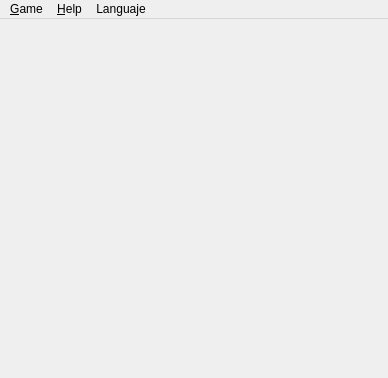
<?xml version="1.0" encoding="UTF-8"?>
<ui version="4.0">
 <class>MainWindow</class>
 <widget class="QMainWindow" name="MainWindow">
  <property name="enabled">
   <bool>true</bool>
  </property>
  <property name="geometry">
   <rect>
    <x>0</x>
    <y>0</y>
    <width>388</width>
    <height>378</height>
   </rect>
  </property>
  <property name="windowTitle">
   <string>KBang Client</string>
  </property>
  <property name="windowIcon">
   <iconset resource="resources/client.qrc">
    <normaloff>:/icons/kbang.png</normaloff>:/icons/kbang.png</iconset>
  </property>
  <property name="autoFillBackground">
   <bool>false</bool>
  </property>
  <property name="styleSheet">
   <string>#mp_centralWidget {
	background-image: url(&quot;data/gfx/misc/bang-artwork.png&quot;);
	background-position: center center;
	background-repeat: no-repeat;

}</string>
  </property>
  <widget class="QWidget" name="mp_centralWidget">
   <property name="autoFillBackground">
    <bool>false</bool>
   </property>
   <property name="styleSheet">
    <string notr="true"/>
   </property>
   <layout class="QGridLayout" name="gridLayout">
    <property name="spacing">
     <number>0</number>
    </property>
    <item row="0" column="0">
     <layout class="QHBoxLayout" name="horizontalLayout_5">
      <property name="spacing">
       <number>0</number>
      </property>
      <item>
       <spacer name="horizontalSpacer_6">
        <property name="orientation">
         <enum>Qt::Horizontal</enum>
        </property>
        <property name="sizeType">
         <enum>QSizePolicy::Preferred</enum>
        </property>
        <property name="sizeHint" stdset="0">
         <size>
          <width>15</width>
          <height>15</height>
         </size>
        </property>
       </spacer>
      </item>
      <item>
       <layout class="QVBoxLayout" name="verticalLayout_5">
        <property name="spacing">
         <number>0</number>
        </property>
        <item>
         <spacer name="verticalSpacer_5">
          <property name="orientation">
           <enum>Qt::Vertical</enum>
          </property>
          <property name="sizeType">
           <enum>QSizePolicy::Preferred</enum>
          </property>
          <property name="sizeHint" stdset="0">
           <size>
            <width>15</width>
            <height>10</height>
           </size>
          </property>
         </spacer>
        </item>
        <item>
         <widget class="client::OpponentWidget" name="mp_opponent2" native="true">
          <property name="sizePolicy">
           <sizepolicy hsizetype="Fixed" vsizetype="Fixed">
            <horstretch>0</horstretch>
            <verstretch>0</verstretch>
           </sizepolicy>
          </property>
          <property name="minimumSize">
           <size>
            <width>0</width>
            <height>0</height>
           </size>
          </property>
         </widget>
        </item>
       </layout>
      </item>
     </layout>
    </item>
    <item row="0" column="1">
     <layout class="QHBoxLayout" name="horizontalLayout_6">
      <property name="spacing">
       <number>0</number>
      </property>
      <item>
       <spacer name="horizontalSpacer_7">
        <property name="orientation">
         <enum>Qt::Horizontal</enum>
        </property>
        <property name="sizeType">
         <enum>QSizePolicy::Preferred</enum>
        </property>
        <property name="sizeHint" stdset="0">
         <size>
          <width>10</width>
          <height>15</height>
         </size>
        </property>
       </spacer>
      </item>
      <item>
       <layout class="QVBoxLayout" name="verticalLayout_6">
        <property name="spacing">
         <number>0</number>
        </property>
        <item>
         <widget class="client::OpponentWidget" name="mp_opponent3" native="true">
          <property name="sizePolicy">
           <sizepolicy hsizetype="Fixed" vsizetype="Fixed">
            <horstretch>0</horstretch>
            <verstretch>0</verstretch>
           </sizepolicy>
          </property>
          <property name="minimumSize">
           <size>
            <width>0</width>
            <height>0</height>
           </size>
          </property>
         </widget>
        </item>
        <item>
         <spacer name="verticalSpacer_6">
          <property name="orientation">
           <enum>Qt::Vertical</enum>
          </property>
          <property name="sizeType">
           <enum>QSizePolicy::Expanding</enum>
          </property>
          <property name="sizeHint" stdset="0">
           <size>
            <width>15</width>
            <height>10</height>
           </size>
          </property>
         </spacer>
        </item>
       </layout>
      </item>
     </layout>
    </item>
    <item row="0" column="2">
     <spacer name="horizontalSpacer_9">
      <property name="orientation">
       <enum>Qt::Horizontal</enum>
      </property>
      <property name="sizeType">
       <enum>QSizePolicy::Maximum</enum>
      </property>
      <property name="sizeHint" stdset="0">
       <size>
        <width>50</width>
        <height>20</height>
       </size>
      </property>
     </spacer>
    </item>
    <item row="0" column="3">
     <layout class="QHBoxLayout" name="horizontalLayout_7">
      <item>
       <layout class="QVBoxLayout" name="verticalLayout_7">
        <item>
         <widget class="client::OpponentWidget" name="mp_opponent4" native="true">
          <property name="sizePolicy">
           <sizepolicy hsizetype="Fixed" vsizetype="Fixed">
            <horstretch>0</horstretch>
            <verstretch>0</verstretch>
           </sizepolicy>
          </property>
          <property name="minimumSize">
           <size>
            <width>0</width>
            <height>0</height>
           </size>
          </property>
         </widget>
        </item>
        <item>
         <spacer name="verticalSpacer_7">
          <property name="orientation">
           <enum>Qt::Vertical</enum>
          </property>
          <property name="sizeType">
           <enum>QSizePolicy::Expanding</enum>
          </property>
          <property name="sizeHint" stdset="0">
           <size>
            <width>15</width>
            <height>10</height>
           </size>
          </property>
         </spacer>
        </item>
       </layout>
      </item>
      <item>
       <spacer name="horizontalSpacer_8">
        <property name="orientation">
         <enum>Qt::Horizontal</enum>
        </property>
        <property name="sizeType">
         <enum>QSizePolicy::Preferred</enum>
        </property>
        <property name="sizeHint" stdset="0">
         <size>
          <width>10</width>
          <height>15</height>
         </size>
        </property>
       </spacer>
      </item>
     </layout>
    </item>
    <item row="0" column="4">
     <layout class="QHBoxLayout" name="horizontalLayout_4">
      <property name="spacing">
       <number>0</number>
      </property>
      <item>
       <layout class="QVBoxLayout" name="verticalLayout_4">
        <property name="spacing">
         <number>0</number>
        </property>
        <item>
         <spacer name="verticalSpacer_4">
          <property name="orientation">
           <enum>Qt::Vertical</enum>
          </property>
          <property name="sizeType">
           <enum>QSizePolicy::Minimum</enum>
          </property>
          <property name="sizeHint" stdset="0">
           <size>
            <width>15</width>
            <height>10</height>
           </size>
          </property>
         </spacer>
        </item>
        <item>
         <widget class="client::OpponentWidget" name="mp_opponent5" native="true">
          <property name="sizePolicy">
           <sizepolicy hsizetype="Fixed" vsizetype="Fixed">
            <horstretch>0</horstretch>
            <verstretch>0</verstretch>
           </sizepolicy>
          </property>
          <property name="minimumSize">
           <size>
            <width>0</width>
            <height>0</height>
           </size>
          </property>
         </widget>
        </item>
       </layout>
      </item>
      <item>
       <spacer name="horizontalSpacer_5">
        <property name="orientation">
         <enum>Qt::Horizontal</enum>
        </property>
        <property name="sizeType">
         <enum>QSizePolicy::Preferred</enum>
        </property>
        <property name="sizeHint" stdset="0">
         <size>
          <width>15</width>
          <height>15</height>
         </size>
        </property>
       </spacer>
      </item>
     </layout>
    </item>
    <item row="1" column="0">
     <layout class="QHBoxLayout" name="horizontalLayout_3">
      <item>
       <layout class="QVBoxLayout" name="verticalLayout_9">
        <item>
         <spacer name="verticalSpacer_9">
          <property name="orientation">
           <enum>Qt::Vertical</enum>
          </property>
          <property name="sizeType">
           <enum>QSizePolicy::Expanding</enum>
          </property>
          <property name="sizeHint" stdset="0">
           <size>
            <width>15</width>
            <height>2</height>
           </size>
          </property>
         </spacer>
        </item>
        <item>
         <widget class="client::OpponentWidget" name="mp_opponent1" native="true">
          <property name="sizePolicy">
           <sizepolicy hsizetype="Fixed" vsizetype="Fixed">
            <horstretch>0</horstretch>
            <verstretch>0</verstretch>
           </sizepolicy>
          </property>
         </widget>
        </item>
        <item>
         <spacer name="verticalSpacer_11">
          <property name="orientation">
           <enum>Qt::Vertical</enum>
          </property>
          <property name="sizeHint" stdset="0">
           <size>
            <width>15</width>
            <height>2</height>
           </size>
          </property>
         </spacer>
        </item>
       </layout>
      </item>
      <item>
       <spacer name="horizontalSpacer_4">
        <property name="orientation">
         <enum>Qt::Horizontal</enum>
        </property>
        <property name="sizeType">
         <enum>QSizePolicy::Preferred</enum>
        </property>
        <property name="sizeHint" stdset="0">
         <size>
          <width>50</width>
          <height>15</height>
         </size>
        </property>
       </spacer>
      </item>
     </layout>
    </item>
    <item row="1" column="1" colspan="3">
     <layout class="QVBoxLayout" name="verticalLayout_10">
      <property name="spacing">
       <number>0</number>
      </property>
      <item>
       <widget class="QWidget" name="mp_middleWidget" native="true">
        <property name="sizePolicy">
         <sizepolicy hsizetype="Preferred" vsizetype="Preferred">
          <horstretch>0</horstretch>
          <verstretch>0</verstretch>
         </sizepolicy>
        </property>
       </widget>
      </item>
      <item>
       <spacer name="verticalSpacer_10">
        <property name="orientation">
         <enum>Qt::Vertical</enum>
        </property>
        <property name="sizeType">
         <enum>QSizePolicy::Minimum</enum>
        </property>
        <property name="sizeHint" stdset="0">
         <size>
          <width>15</width>
          <height>15</height>
         </size>
        </property>
       </spacer>
      </item>
     </layout>
    </item>
    <item row="1" column="4">
     <layout class="QHBoxLayout" name="horizontalLayout_2">
      <property name="spacing">
       <number>0</number>
      </property>
      <item>
       <spacer name="horizontalSpacer_3">
        <property name="orientation">
         <enum>Qt::Horizontal</enum>
        </property>
        <property name="sizeType">
         <enum>QSizePolicy::Preferred</enum>
        </property>
        <property name="sizeHint" stdset="0">
         <size>
          <width>50</width>
          <height>15</height>
         </size>
        </property>
       </spacer>
      </item>
      <item>
       <layout class="QVBoxLayout" name="verticalLayout_8">
        <property name="spacing">
         <number>0</number>
        </property>
        <item>
         <spacer name="verticalSpacer_8">
          <property name="orientation">
           <enum>Qt::Vertical</enum>
          </property>
          <property name="sizeType">
           <enum>QSizePolicy::Expanding</enum>
          </property>
          <property name="sizeHint" stdset="0">
           <size>
            <width>15</width>
            <height>2</height>
           </size>
          </property>
         </spacer>
        </item>
        <item>
         <widget class="client::OpponentWidget" name="mp_opponent6" native="true">
          <property name="sizePolicy">
           <sizepolicy hsizetype="Fixed" vsizetype="Fixed">
            <horstretch>0</horstretch>
            <verstretch>0</verstretch>
           </sizepolicy>
          </property>
          <property name="minimumSize">
           <size>
            <width>0</width>
            <height>0</height>
           </size>
          </property>
         </widget>
        </item>
        <item>
         <spacer name="verticalSpacer_12">
          <property name="orientation">
           <enum>Qt::Vertical</enum>
          </property>
          <property name="sizeHint" stdset="0">
           <size>
            <width>15</width>
            <height>2</height>
           </size>
          </property>
         </spacer>
        </item>
       </layout>
      </item>
     </layout>
    </item>
    <item row="2" column="0" colspan="5">
     <layout class="QHBoxLayout" name="horizontalLayout_8">
      <property name="spacing">
       <number>0</number>
      </property>
      <item>
       <layout class="QVBoxLayout" name="verticalLayout_2">
        <property name="spacing">
         <number>0</number>
        </property>
        <item>
         <spacer name="verticalSpacer">
          <property name="orientation">
           <enum>Qt::Vertical</enum>
          </property>
          <property name="sizeType">
           <enum>QSizePolicy::Minimum</enum>
          </property>
          <property name="sizeHint" stdset="0">
           <size>
            <width>15</width>
            <height>5</height>
           </size>
          </property>
         </spacer>
        </item>
        <item>
         <widget class="client::ChatWidget" name="mp_chatWidget" native="true">
          <property name="sizePolicy">
           <sizepolicy hsizetype="Expanding" vsizetype="Fixed">
            <horstretch>0</horstretch>
            <verstretch>0</verstretch>
           </sizepolicy>
          </property>
         </widget>
        </item>
       </layout>
      </item>
      <item>
       <layout class="QVBoxLayout" name="verticalLayout_11">
        <property name="spacing">
         <number>0</number>
        </property>
        <item>
         <layout class="QHBoxLayout" name="horizontalLayout">
          <property name="spacing">
           <number>0</number>
          </property>
          <item>
           <spacer name="horizontalSpacer">
            <property name="orientation">
             <enum>Qt::Horizontal</enum>
            </property>
            <property name="sizeType">
             <enum>QSizePolicy::Minimum</enum>
            </property>
            <property name="sizeHint" stdset="0">
             <size>
              <width>30</width>
              <height>237</height>
             </size>
            </property>
           </spacer>
          </item>
          <item>
           <widget class="client::LocalPlayerWidget" name="mp_localPlayerWidget" native="true">
            <property name="sizePolicy">
             <sizepolicy hsizetype="Fixed" vsizetype="Fixed">
              <horstretch>0</horstretch>
              <verstretch>0</verstretch>
             </sizepolicy>
            </property>
            <property name="minimumSize">
             <size>
              <width>0</width>
              <height>0</height>
             </size>
            </property>
           </widget>
          </item>
          <item>
           <spacer name="horizontalSpacer_2">
            <property name="orientation">
             <enum>Qt::Horizontal</enum>
            </property>
            <property name="sizeType">
             <enum>QSizePolicy::Minimum</enum>
            </property>
            <property name="sizeHint" stdset="0">
             <size>
              <width>30</width>
              <height>237</height>
             </size>
            </property>
           </spacer>
          </item>
         </layout>
        </item>
        <item>
         <spacer name="verticalSpacer_2">
          <property name="orientation">
           <enum>Qt::Vertical</enum>
          </property>
          <property name="sizeType">
           <enum>QSizePolicy::Minimum</enum>
          </property>
          <property name="sizeHint" stdset="0">
           <size>
            <width>10</width>
            <height>0</height>
           </size>
          </property>
         </spacer>
        </item>
        <item>
         <widget class="QLabel" name="mp_statusLabel">
          <property name="sizePolicy">
           <sizepolicy hsizetype="Expanding" vsizetype="Fixed">
            <horstretch>0</horstretch>
            <verstretch>0</verstretch>
           </sizepolicy>
          </property>
          <property name="font">
           <font>
            <pointsize>10</pointsize>
           </font>
          </property>
          <property name="text">
           <string/>
          </property>
          <property name="alignment">
           <set>Qt::AlignCenter</set>
          </property>
         </widget>
        </item>
       </layout>
      </item>
      <item>
       <layout class="QVBoxLayout" name="verticalLayout">
        <property name="spacing">
         <number>0</number>
        </property>
        <item>
         <spacer name="verticalSpacer_3">
          <property name="orientation">
           <enum>Qt::Vertical</enum>
          </property>
          <property name="sizeType">
           <enum>QSizePolicy::Minimum</enum>
          </property>
          <property name="sizeHint" stdset="0">
           <size>
            <width>15</width>
            <height>5</height>
           </size>
          </property>
         </spacer>
        </item>
        <item>
         <widget class="client::LogWidget" name="mp_logWidget" native="true">
          <property name="sizePolicy">
           <sizepolicy hsizetype="Expanding" vsizetype="Fixed">
            <horstretch>0</horstretch>
            <verstretch>0</verstretch>
           </sizepolicy>
          </property>
         </widget>
        </item>
       </layout>
      </item>
     </layout>
    </item>
   </layout>
  </widget>
  <widget class="QMenuBar" name="menubar">
   <property name="geometry">
    <rect>
     <x>0</x>
     <y>0</y>
     <width>388</width>
     <height>26</height>
    </rect>
   </property>
   <property name="autoFillBackground">
    <bool>false</bool>
   </property>
   <widget class="QMenu" name="menuGame">
    <property name="title">
     <string>&amp;Game</string>
    </property>
    <addaction name="mp_actionConnectToServer"/>
    <addaction name="mp_actionDisconnectFromServer"/>
    <addaction name="separator"/>
    <addaction name="actionCreateGame"/>
    <addaction name="mp_actionJoinGame"/>
    <addaction name="mp_actionLeaveGame"/>
    <addaction name="mp_actionExit"/>
   </widget>
   <widget class="QMenu" name="menuHelp">
    <property name="title">
     <string>&amp;Help</string>
    </property>
    <addaction name="mp_actionAbout"/>
   </widget>
   <widget class="QMenu" name="menuLanguaje">
    <property name="title">
     <string>Languaje</string>
    </property>
    <addaction name="mp_actionSpanish"/>
    <addaction name="mp_actionEnglish"/>
   </widget>
   <addaction name="menuGame"/>
   <addaction name="menuHelp"/>
   <addaction name="menuLanguaje"/>
  </widget>
  <action name="mp_actionConnectToServer">
   <property name="icon">
    <iconset resource="resources/client.qrc">
     <normaloff>:/icons/connect.png</normaloff>:/icons/connect.png</iconset>
   </property>
   <property name="text">
    <string>&amp;Connect to Server</string>
   </property>
  </action>
  <action name="mp_actionExit">
   <property name="text">
    <string>&amp;Exit</string>
   </property>
  </action>
  <action name="mp_actionDisconnectFromServer">
   <property name="icon">
    <iconset resource="resources/client.qrc">
     <normaloff>:/icons/disconnect.png</normaloff>:/icons/disconnect.png</iconset>
   </property>
   <property name="text">
    <string>&amp;Disconnect from Server</string>
   </property>
  </action>
  <action name="mp_actionJoinGame">
   <property name="text">
    <string>&amp;Join Game</string>
   </property>
  </action>
  <action name="mp_actionLeaveGame">
   <property name="text">
    <string>&amp;Leave Game</string>
   </property>
  </action>
  <action name="actionCreateGame">
   <property name="text">
    <string>C&amp;reate Game</string>
   </property>
  </action>
  <action name="mp_actionAbout">
   <property name="text">
    <string>&amp;About KBang</string>
   </property>
  </action>
  <action name="mp_actionSpanish">
   <property name="text">
    <string>Spanish</string>
   </property>
  </action>
  <action name="mp_actionEnglish">
   <property name="text">
    <string>English</string>
   </property>
  </action>
 </widget>
 <customwidgets>
  <customwidget>
   <class>client::OpponentWidget</class>
   <extends>QWidget</extends>
   <header>opponentwidget.h</header>
   <container>1</container>
  </customwidget>
  <customwidget>
   <class>client::ChatWidget</class>
   <extends>QWidget</extends>
   <header>chatwidget.h</header>
   <container>1</container>
  </customwidget>
  <customwidget>
   <class>client::LogWidget</class>
   <extends>QWidget</extends>
   <header>logwidget.h</header>
   <container>1</container>
  </customwidget>
  <customwidget>
   <class>client::LocalPlayerWidget</class>
   <extends>QWidget</extends>
   <header>localplayerwidget.h</header>
   <container>1</container>
  </customwidget>
 </customwidgets>
 <resources>
  <include location="resources/client.qrc"/>
 </resources>
 <connections>
  <connection>
   <sender>mp_actionExit</sender>
   <signal>triggered()</signal>
   <receiver>MainWindow</receiver>
   <slot>close()</slot>
   <hints>
    <hint type="sourcelabel">
     <x>-1</x>
     <y>-1</y>
    </hint>
    <hint type="destinationlabel">
     <x>399</x>
     <y>328</y>
    </hint>
   </hints>
  </connection>
 </connections>
</ui>
